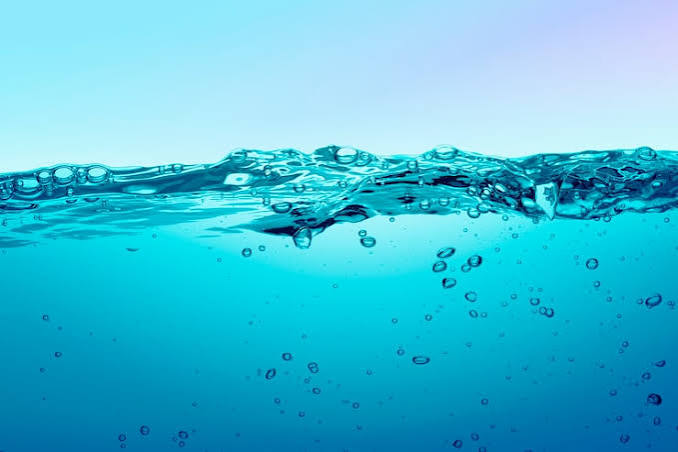
#> input picture imagenes/agua.jpg, 678 x 452 px
$ python -i roi_zona_clara.py   (imports and definitions only)
#> lines starting #> are read from the running program, lines starting #| are printed output that depends on the picture; after the words box and inside, x2 and y2 are one past the last pixel; in counts of white or black regions, pixels touching at a corner belong together
#> further down, picture is the input picture: shape (452, 678, 3); mean B, G, R 216.4, 189.5, 70.8
"""Detección robusta de la zona clara (agua) en imágenes del dataset WaTur.

Idea: en lugar de buscar UNA transición en el perfil de filas (frágil ante
reflejos y sombras), se segmenta la imagen en dos clases (clara/oscura) con
Otsu sobre el canal V suavizado y se trabaja en 2D:

1. Otsu sobre V suavizado -> mascara de la zona clara.
2. Se conserva el componente conexo más grande (descarta manchas aisladas).
3. Se aleja la ROI del borde claro/oscuro (distancia en píxeles) para evitar
   la transición borrosa y el menisco.
4. Se excluyen píxeles saturados y valores atípicos respecto a un ajuste
   plano de V (reflejos, partículas, objetos pequeños).
5. Se calculan banderas de calidad: contraste entre clases, área, posición.
"""

from dataclasses import dataclass

import cv2
import numpy as np


@dataclass
class ResultadoROI:
    mascara: np.ndarray      # uint8, 255 = píxel de la ROI
    ok: bool                 # True si pasa los criterios de calidad
    motivo: str              # "OK" o razón del rechazo
    area_pct: float          # % de la imagen cubierto por la ROI final
    contraste: float         # media V (clara) - media V (oscura)
    posicion: str            # ARRIBA | ABAJO | CENTRO | NINGUNA
    umbral: float            # umbral de Otsu usado
    mad: float = 0.0         # dispersión robusta de V en la ROI (heterogeneidad)
    frac_excluida: float = 0.0  # fracción de píxeles descartados como atípicos


def _vacio(forma, motivo, contraste=0.0, umbral=0.0):
    return ResultadoROI(
        np.zeros(forma[:2], np.uint8), False, motivo, 0.0,
        contraste, "NINGUNA", umbral,
    )


def detectar_roi(
    imagen_bgr,
    sigma=3.0,
    dist_borde=10,
    margen_imagen=4,
    saturacion_v=250,
    k_mad=3.5,
    contraste_min=15.0,
    area_min_pct=20.0,   # una zona clara típica ocupa ~32 % (P1-P99: 25-35 %)
    area_max_pct=45.0,   # áreas ~60 % corresponden a frames de transición
    mad_max=15.0,        # ROI heterogénea: vetas, espuma, burbujas
    pixeles_min=500,
):
    """Devuelve un ResultadoROI con la máscara de la zona clara."""
#> called with sigma = 3, dist_borde = 10, margen_imagen = 4, saturacion_v = 250, k_mad = 3.5, contraste_min = 15, area_min_pct = 20, area_max_pct = 45
    alto, ancho = imagen_bgr.shape[:2]
#> alto = 452; ancho = 678
    v = cv2.cvtColor(imagen_bgr, cv2.COLOR_BGR2HSV)[:, :, 2]

    # 1) Segmentación clara/oscura (Otsu sobre V suavizado)
    v_suave = cv2.GaussianBlur(v, (0, 0), sigma)
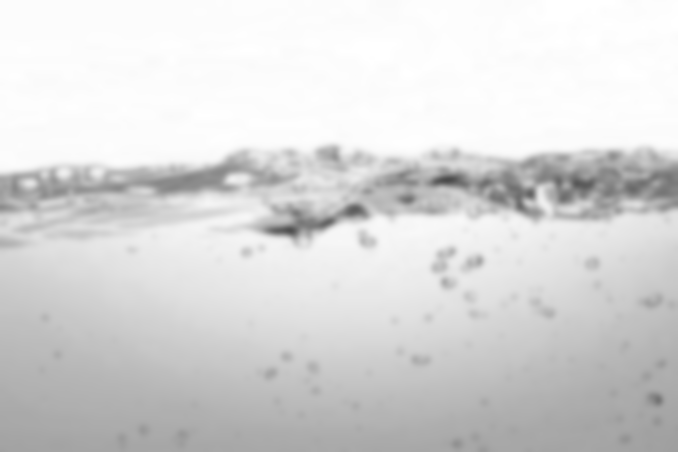
#> v_suave: shape (452, 678); min 74, max 255, mean 216.4
    umbral, _ = cv2.threshold(
        v_suave, 0, 255, cv2.THRESH_BINARY + cv2.THRESH_OTSU
    )
#> umbral = 212
    claro = (v_suave > umbral).astype(np.uint8)
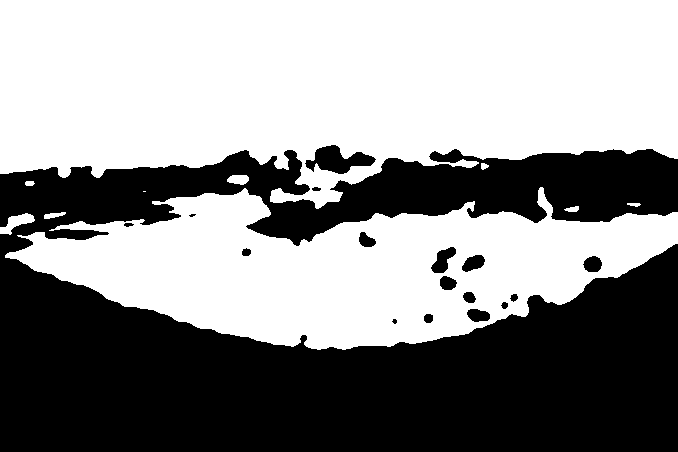
#> claro: shape (452, 678); values 0 (black) and 1 (white), 56.3% white; 17 black regions (2 under 20 px), largest, box (x1, y1, x2, y2) and area: (0, 149, 678, 452) 131071, (305, 145, 376, 174) 1090, (431, 247, 456, 273) 356

    if claro.sum() == 0 or claro.sum() == claro.size:
        return _vacio(imagen_bgr.shape, "SIN_DOS_CLASES", umbral=umbral)

    contraste = float(v[claro > 0].mean() - v[claro == 0].mean())
#> contraste = 61.56
    if contraste < contraste_min:
        return _vacio(
            imagen_bgr.shape, "CONTRASTE_BAJO", contraste, umbral
        )

    # 2) Componente conexo más grande de la zona clara
    n, etiquetas, stats, _ = cv2.connectedComponentsWithStats(claro, 8)
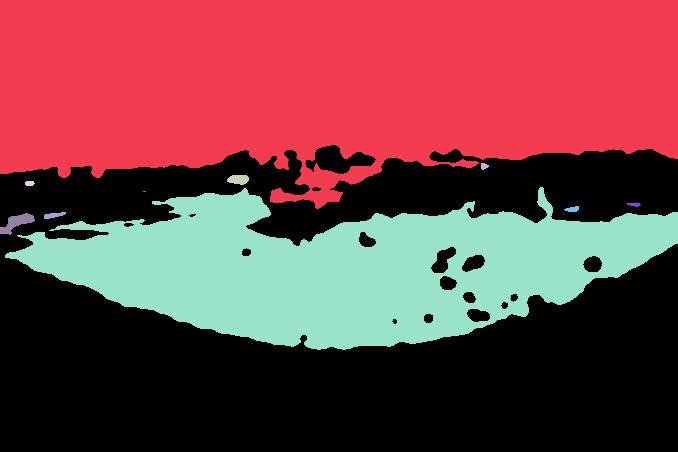
#> etiquetas: shape (452, 678) int32; 11 distinct labels, from 0 to 10; one colour per label, 0 black
#> n = 11; stats = [[0, 145, 678, 307, 133999], [0, 0, 678, 209, 110757], [481, 163, 8, 7, 40], [227, 175, 22, 10, 173], [25, 181, 10, 5, 43], [5, 187, 673, 163, 60899], [143, 191, 3, 1, 3], [627, 203, 14, 4, 40], [564, 206, 15, 6, 63], [0, 213, 35, 22, 347], [44, 212, 22, 7, 92]]
    if n < 2:
        return _vacio(imagen_bgr.shape, "SIN_COMPONENTE", contraste, umbral)
    mayor = 1 + int(np.argmax(stats[1:, cv2.CC_STAT_AREA]))
#> mayor = 1
    comp = (etiquetas == mayor).astype(np.uint8)
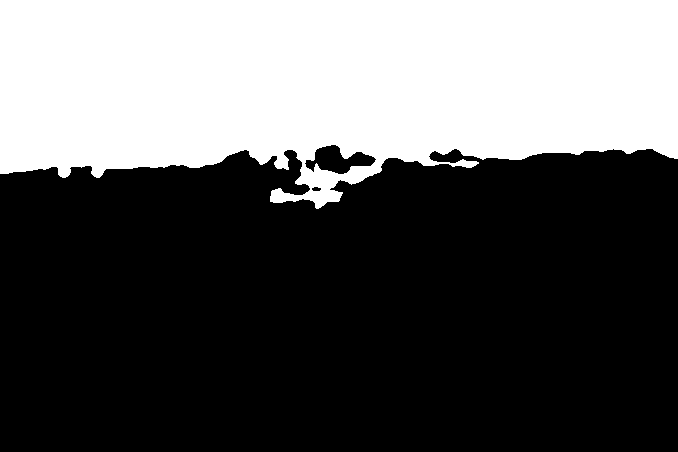
#> comp: shape (452, 678); values 0 (black) and 1 (white), 36.1% white; 1 white region, box (x1, y1, x2, y2) and area: (0, 0, 678, 209) 110757

    # 3) Alejarse del borde claro/oscuro y de los bordes de la imagen
    dist = cv2.distanceTransform(comp, cv2.DIST_L2, 5)
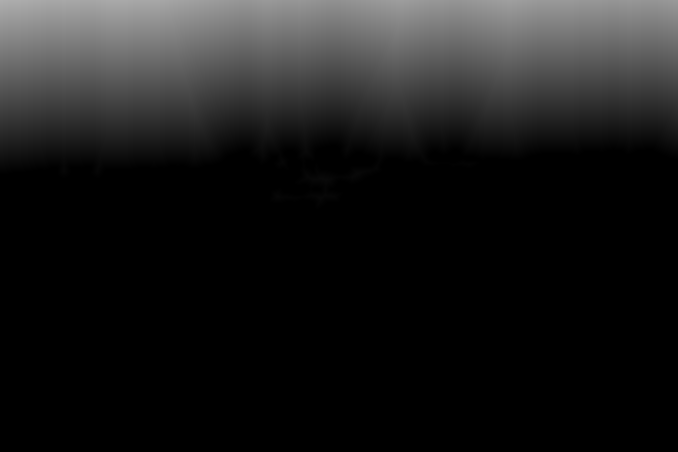
#> dist: shape (452, 678) float32; min 0, max 174, mean 27.6
    roi = dist >= dist_borde
#> roi: shape (452, 678) bool; 33% white; 1 white region, box (x1, y1, x2, y2) and area: (0, 0, 678, 165) 100983
    if margen_imagen > 0:
        roi[:margen_imagen, :] = False
        roi[-margen_imagen:, :] = False
        roi[:, :margen_imagen] = False
        roi[:, -margen_imagen:] = False
#> roi: shape (452, 678) bool; 31.7% white; 1 white region, box (x1, y1, x2, y2) and area: (4, 4, 674, 165) 97047

    if roi.sum() < pixeles_min:
        return _vacio(imagen_bgr.shape, "ROI_MUY_PEQUENA", contraste, umbral)

    # 4) Excluir saturados y atípicos respecto a un plano ajustado de V
    roi &= v < saturacion_v
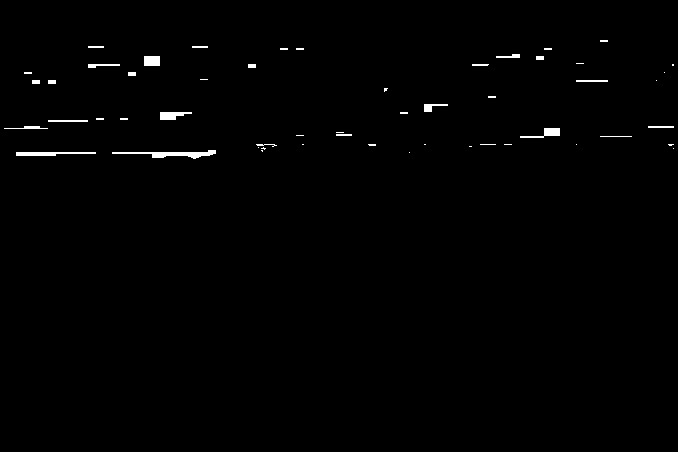
#> roi: shape (452, 678) bool; 0.74% white; 53 white regions (30 under 20 px), largest, box (x1, y1, x2, y2) and area: (112, 150, 216, 159) 393, (16, 152, 96, 156) 240, (160, 112, 192, 120) 176
    ys, xs = np.nonzero(roi)
#> ys = 2270 values from 40 to 158; xs = 2270 values, max 673 at index 434, min 4 at index 1238, mean 257.5
    if len(ys) < pixeles_min:
        return _vacio(imagen_bgr.shape, "ROI_MUY_PEQUENA", contraste, umbral)

    vv = v[ys, xs].astype(np.float64)
#> vv = 2270 values, max 249 at index 0, min 238 at index 1628, mean 248.8
    A = np.column_stack([np.ones_like(xs), xs, ys]).astype(np.float64)
#> A = 2270 rows, first 8: [1, 600, 40], [1, 601, 40], [1, 602, 40], [1, 603, 40], [1, 604, 40], [1, 605, 40], [1, 606, 40], [1, 607, 40]
    coef, *_ = np.linalg.lstsq(A, vv, rcond=None)
#> coef = [249, -1.43e-05, -0.00161]
    residuo = vv - A @ coef
#> residuo = 2270 values, max 0.261 at index 2269, min -10.75 at index 1628, mean 1.77e-13
    mad_real = 1.4826 * np.median(np.abs(residuo - np.median(residuo)))
#> mad_real = 0.0891
    mad = max(mad_real, 1.5)  # piso para zonas muy uniformes
#> mad = 1.5
    buenos = np.abs(residuo) <= k_mad * mad
    frac_excluida = 1.0 - float(buenos.mean())
#> frac_excluida = 0.00441

    final = np.zeros((alto, ancho), np.uint8)
    final[ys[buenos], xs[buenos]] = 255
    k = cv2.getStructuringElement(cv2.MORPH_ELLIPSE, (3, 3))
    final = cv2.morphologyEx(final, cv2.MORPH_OPEN, k)

    area_pct = 100.0 * cv2.countNonZero(final) / (alto * ancho)
#> area_pct = 0.397
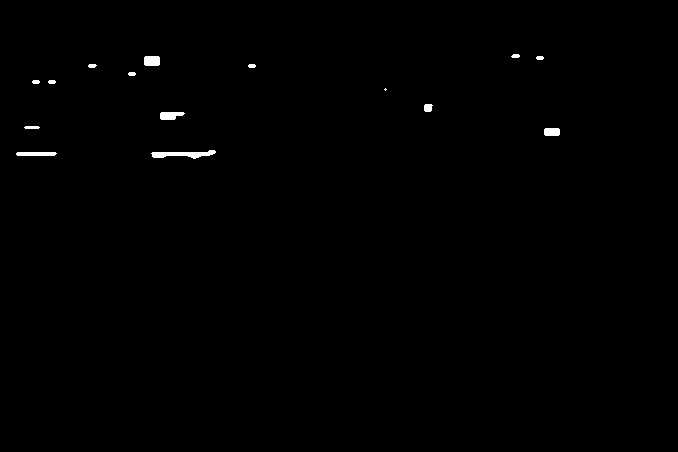
#> final: shape (452, 678); 0.4% white; 15 white regions (1 under 20 px), largest, box (x1, y1, x2, y2) and area: (151, 150, 216, 159) 310, (16, 152, 57, 156) 158, (160, 112, 185, 120) 157
    if cv2.countNonZero(final) < pixeles_min:
        return _vacio(imagen_bgr.shape, "ROI_MUY_PEQUENA", contraste, umbral)

    # Posición de la zona clara
    cy = np.nonzero(final)[0].mean()
#> cy = 116.9
    if cy < alto * 0.40:
        posicion = "ARRIBA"
    elif cy > alto * 0.60:
        posicion = "ABAJO"
    else:
        posicion = "CENTRO"

    motivo = "OK"
    ok = True
    if area_pct < area_min_pct:
        ok, motivo = False, "AREA_PEQUENA"
    elif area_pct > area_max_pct:
        ok, motivo = False, "AREA_GRANDE"
    elif mad_real > mad_max:
        ok, motivo = False, "HETEROGENEA"

    return ResultadoROI(
        final, ok, motivo, area_pct, contraste, posicion, float(umbral),
        float(mad_real), frac_excluida,
    )

>>> import cv2
>>> picture = cv2.imread('../imagenes/agua.jpg')
>>> result = detectar_roi(picture)
